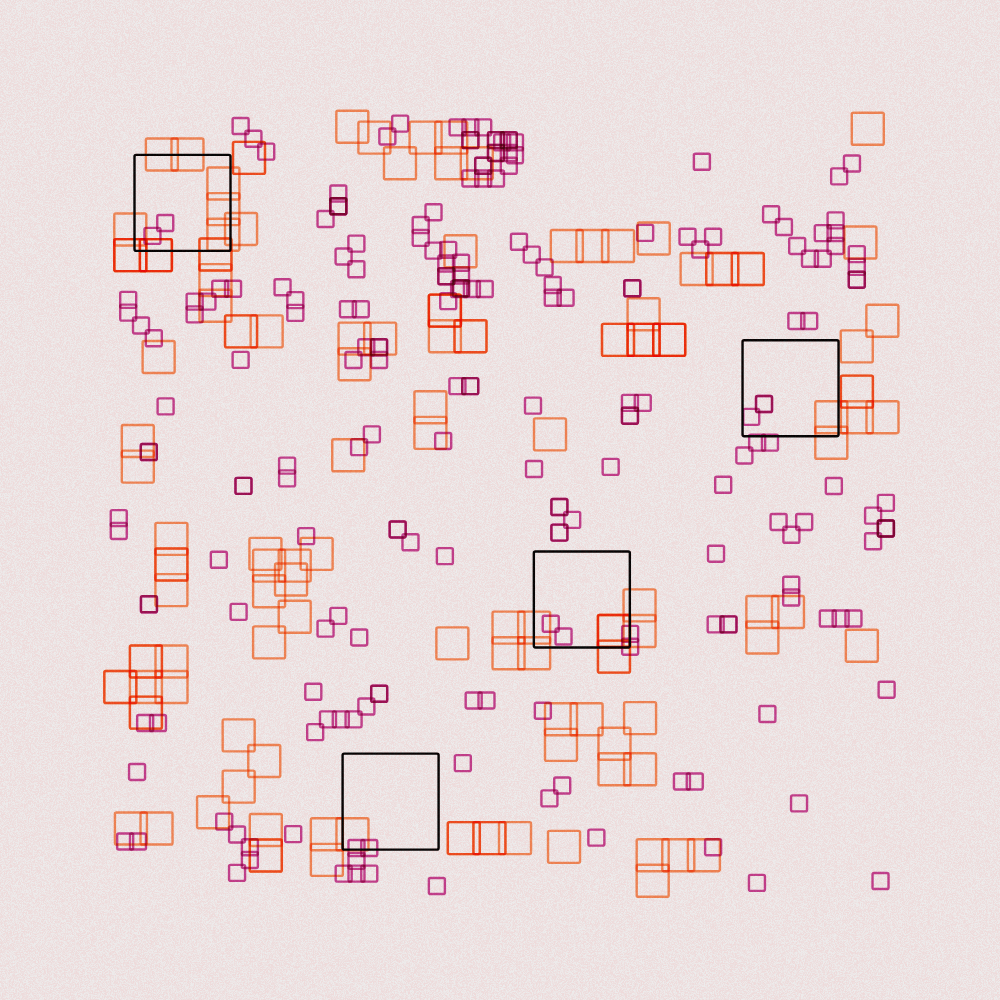
Frame 1 (no input)
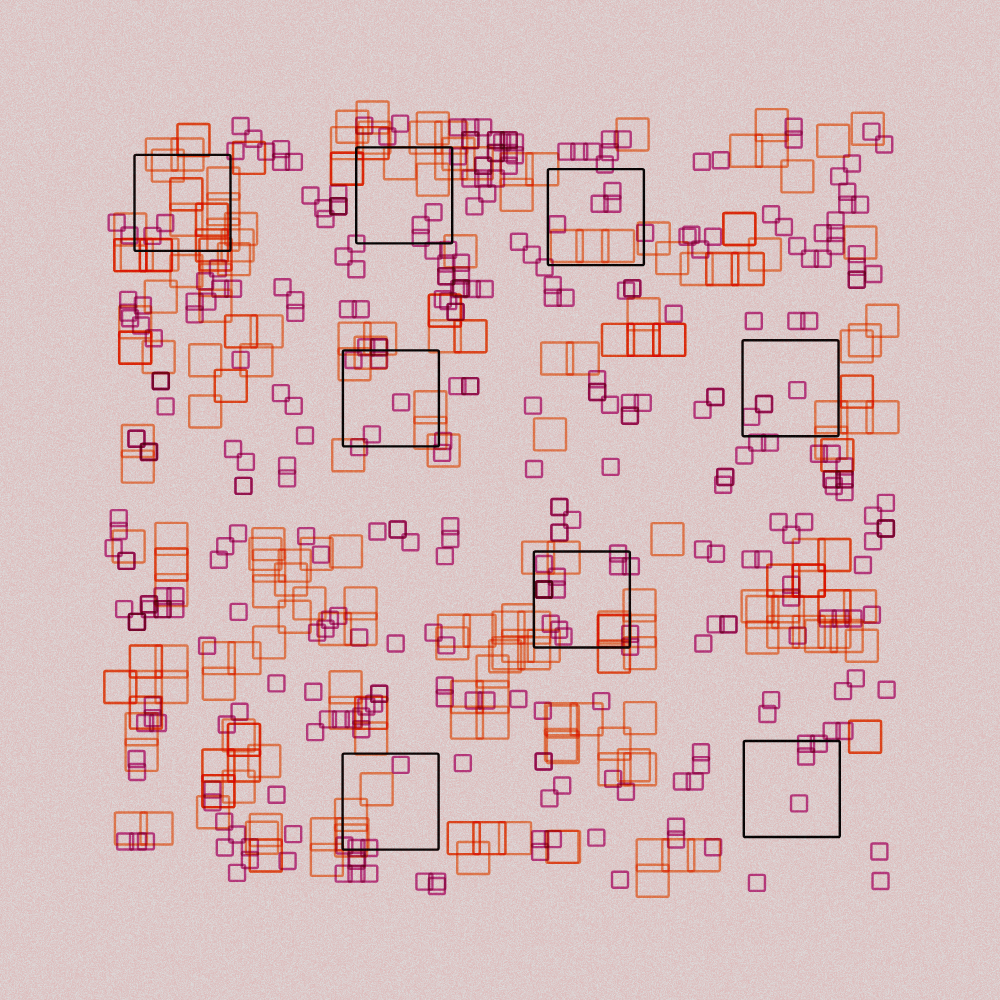
Frame 2 (the mouse pressed at the canvas centre, redrawn once)

The p5.js sketch that drew these frames (run headless with seeded random() and noise() and a simulated clock; the mouse was pressed at the canvas centre and the sketch redrawn once):

// p5.js sketch
// ── sketch.js
let gridInfo = []

function setup() {
    l = min(windowHeight, windowWidth)
    createCanvas((w = l), (h = l))

    noLoop()
    rectMode(CENTER)

    step = l / 30
}

function draw() {
    background("#E8E2E2")
    blendMode(MULTIPLY)
    translate(w / 2, h / 2)
    scale(0.8)
    translate(-w / 2, -h / 2)

    let sLen = l / 30

    for (let i = 0; i < 80; i++) {
        let coords = subDivSelection(l / 10, sLen)
        putSquare(coords.x, coords.y, 20, 0.6, "#CD4499")
    }

    gridInfo = []
    for (let i = 0; i < 40; i++) {
        let coords = subDivSelection(l / 8, 2 * sLen)
        putSquare(coords.x, coords.y, 40, 0.7, "#fe925c")
    }

    gridInfo = []
    for (let i = 0; i < 4; i++) {
        let coords = subDivSelection(l / 4, 6 * sLen)
        putSquare(coords.x, coords.y, 120, 0, "#000")
    }

    gorillaGrain(10)
}

function putSquare(x, y, len, prob, col) {
    if (len / 2 > x || x > w - len / 2 || len / 2 > y || y > h - len / 2) return

    stroke(col)
    strokeWeight(3)
    noFill()
    rect(x, y, len, len, 2)
    if (random() > prob) return

    let step = len * 0.8
    let newX = x + randi(-1, 1) * step
    let newY = y + randi(-1, 1) * step

    putSquare(newX, newY, len, prob, col)
}

function subDivSelection(unit, len) {
    let rows = floor(h / unit)
    let cols = floor(w / unit)

    if (gridInfo.length == rows * cols) return
    let i, j
    while (true) {
        j = randi(0, rows - 1)
        i = randi(0, cols - 1)

        let arrEl = gridInfo.find((e) => e[0] == j && e[1] == i)
        if (arrEl == undefined) break
    }
    gridInfo.push([j, i])
    let x = random(i * unit + len / 2, (i + 1) * unit - len / 2)
    let y = random(j * unit + len / 2, (j + 1) * unit - len / 2)

    return { x: x, y: y }
}

function randi(l, h) {
    return floor(random(l, h + 1))
}

function gorillaGrain(gA) {
    loadPixels()
    let d = pixelDensity()
    let halfImage = 4 * (width * d) * (height * d)
    for (let i = 0; i < halfImage; i += 4) {
        grainAmount = map(random(), 0, 1, -gA, gA)
        pixels[i] = pixels[i] + gA / 2
        pixels[i + 1] = pixels[i + 1] + grainAmount
        pixels[i + 2] = pixels[i + 2] + grainAmount
        pixels[i + 3] = pixels[i + 3] + grainAmount
    }
    updatePixels()
}
